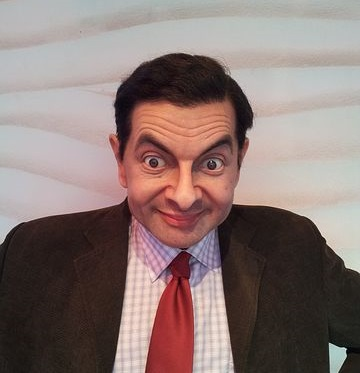
#> input picture bean.png, 360 x 373 px, found by its file name
$ jupyter execute task1.ipynb
#> lines starting #> are read from the running program, lines starting #| are printed output that depends on the picture
<b>Task 1 : Image Transformation using OpenCV</b>

Using mr bean image code the following cells:

[cell 1]
#read image
import cv2
import numpy as np
import matplotlib.pyplot as plt
bean = cv2.imread("../bean.png")
#> bean is the input picture: shape (373, 360, 3); mean B, G, R 115.9, 119.3, 137.8

[cell 2]
bean.shape
#> Out = (373, 360, 3)

[cell 3]
plt.imshow(bean [:,:,::-1])

[cell 4]
beanHSV = cv2.cvtColor(bean, cv2.COLOR_BGR2HSV)
#> beanHSV: shape (373, 360, 3); mean H, S, V 45.1, 57.3, 138.7
plt.imshow(beanHSV)

Q1: Image Translation -> shift of an image from one location to another

[cell 5]
shift_x, shift_y = 30, 50
translation_matrix = np.float32([[1, 0, shift_x], [0, 1, shift_y]])
translated_image = cv2.warpAffine(beanHSV, translation_matrix, (beanHSV.shape[1], beanHSV.shape[0]))
#> translated_image: shape (373, 360, 3); mean H, S, V 39.4, 45.3, 114.2
plt.imshow( translated_image)

[cell 6]
translated_image = cv2.warpAffine(bean, translation_matrix, (bean.shape[1], bean.shape[0]))
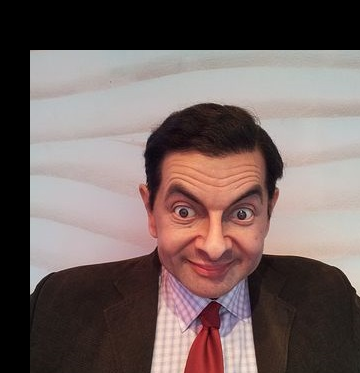
#> translated_image: shape (373, 360, 3); mean B, G, R 95.6, 98, 113.6
plt.imshow( translated_image [: ,: ,::-1])

Q2: Image Reflection -> flip the image horizontally & vertically

[cell 7]
# Flip the image vertically
ver_flip = cv2.flip(bean, 0)
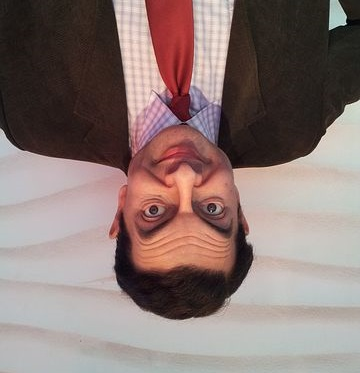
#> ver_flip: shape (373, 360, 3); mean B, G, R 115.9, 119.3, 137.8
plt.imshow(ver_flip [:,:,::-1])

[cell 8]
# Flip the image horizontally
hor_flip = cv2.flip(bean, 1)
plt.imshow(hor_flip[:,:,::-1])

Q3: Image Rotation -> rotate the image in any degree you want eg: (30, 60, 90)

[cell 9]
height, width = bean.shape[:2]
#> height = 373; width = 360

rotation_matrix = cv2.getRotationMatrix2D((width/2, height/2),30, 0.6)
rotated_image = cv2.warpAffine(bean, rotation_matrix, (width, height))
plt.imshow(rotated_image[:,:,::-1])

[cell 10]
rotation_matrix = cv2.getRotationMatrix2D((width/2, height/2),60, 0.6)
rotated_image = cv2.warpAffine(bean, rotation_matrix, (width, height))
plt.imshow(rotated_image[:,:,::-1])

[cell 11]
rotation_matrix = cv2.getRotationMatrix2D((width/2, height/2),90, 0.6)
rotated_image = cv2.warpAffine(bean, rotation_matrix, (width, height))
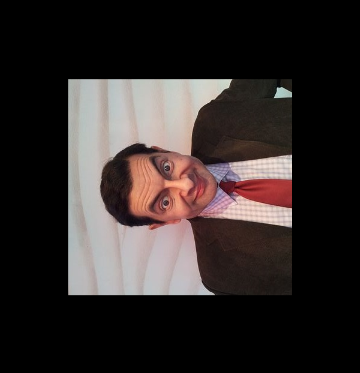
#> rotated_image: shape (373, 360, 3); mean B, G, R 41.8, 43, 49.7
plt.imshow(rotated_image[:,:,::-1])

Q4: Image Scaling -> resize image in any height and width you want eg: (480,640), (720, 800)

[cell 12]
resized1 = cv2.resize(bean, (480, 640))
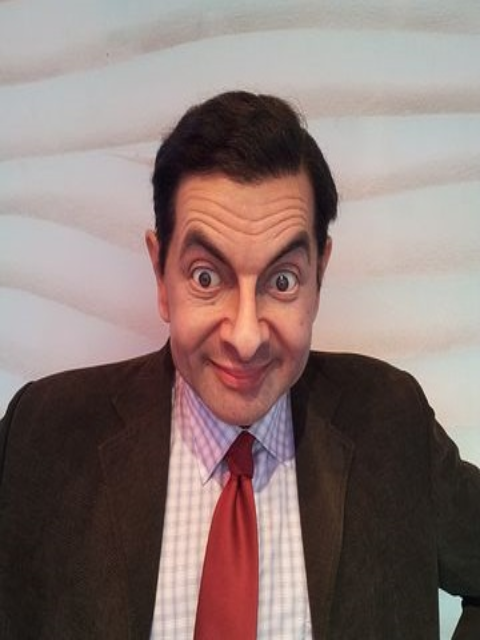
#> resized1: shape (640, 480, 3); mean B, G, R 115.8, 119.2, 137.7
plt.imshow(resized1[:,:,::-1])

[cell 13]
resized1 = cv2.resize(bean, (740, 800))
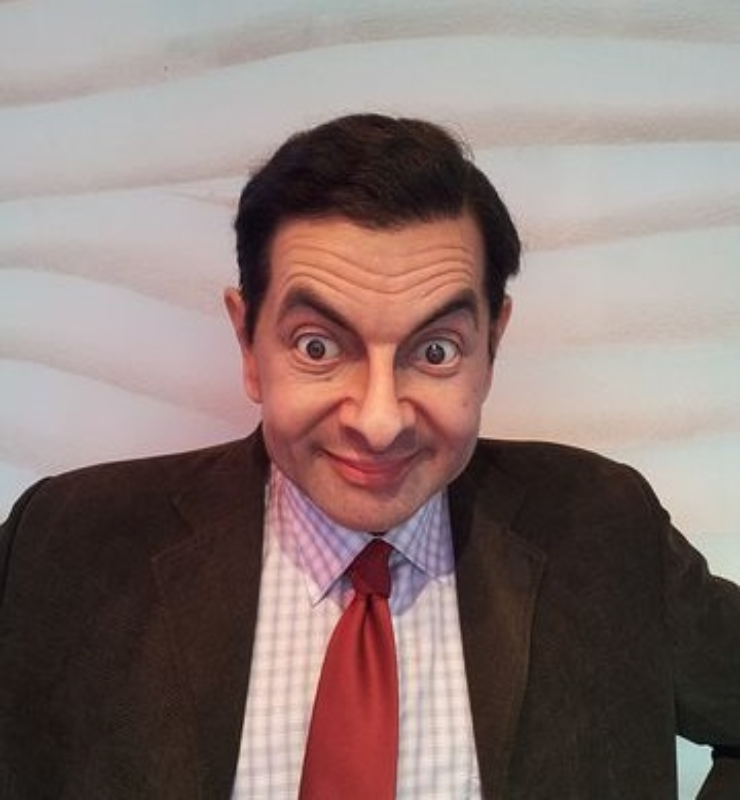
#> resized1: shape (800, 740, 3); mean B, G, R 115.8, 119.2, 137.7
plt.imshow(resized1[:,:,::-1])

Q5: Image Cropping -> remove the background pixel of image (not importent)

[cell 14]
cropped_image = bean[50:300, 100:500]
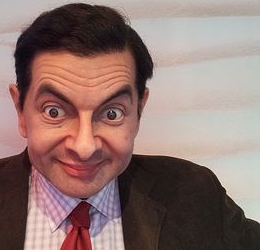
#> cropped_image: shape (250, 260, 3); mean B, G, R 112.1, 116.7, 142.5
plt.imshow(cropped_image[:,:,::-1])

[cell 15]
original_height, original_width = bean.shape[:2]
#> original_height = 373; original_width = 360
expanded_image = np.zeros((original_height, original_width, 3), dtype=np.uint8)
insert_region = expanded_image[50:300, 100:500]
insert_region[:, :] = cropped_image
plt.imshow(expanded_image[:,:,::-1])
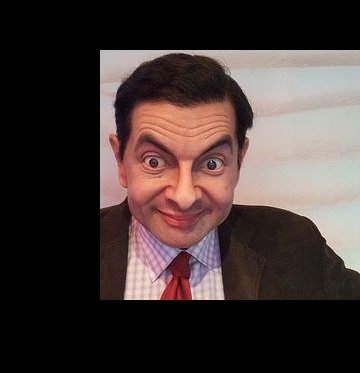
#> shown: shape (373, 360, 3); mean R, G, B 69, 56.5, 54.3

[cell 16]
mask = np.zeros(bean.shape[:2], np.uint8)
rect = (50, 50, bean.shape[1] - 60, bean.shape[0] - 50)
#> rect = (50, 50, 300, 323)
cv2.grabCut(bean, mask, rect, None, None, 5, cv2.GC_INIT_WITH_RECT) # Apply GrabCut
mask2 = np.where((mask == 2) | (mask == 0), 0, 1).astype('uint8')
result = bean * mask2[:, :, np.newaxis]
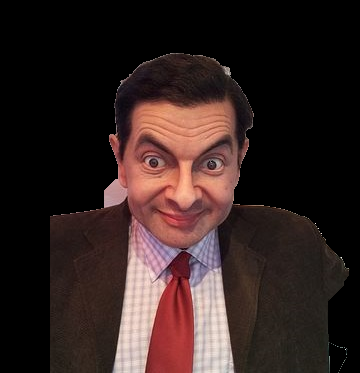
#> result: shape (373, 360, 3); mean B, G, R 32.6, 34.6, 50.2

plt.imshow(result[:,:,::-1])

Q6: Image Shearing -> shear the image once on X-Axis & Y-Axis

[cell 17]
#X-Axis
height, width = bean.shape[:2]
m = np.float32([[1, 0.5, 0], [0, 1, 0], [0, 0, 1]])
sheared_img = cv2.warpPerspective(bean, m, (int(width*1.5), int(height*1.5)))
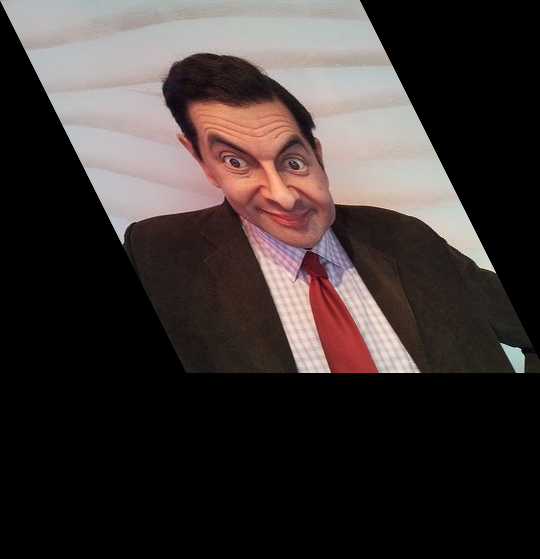
#> sheared_img: shape (559, 540, 3); mean B, G, R 51.6, 53.1, 61.3
plt.imshow( sheared_img[:,:,::-1])

[cell 18]
#Y_Axis
m = np.float32([[1, 0, 0], [0.5, 1, 0], [0, 0, 1]])
sheared_img = cv2.warpPerspective(bean, m, (int(width*1.5), int(height*1.5)))
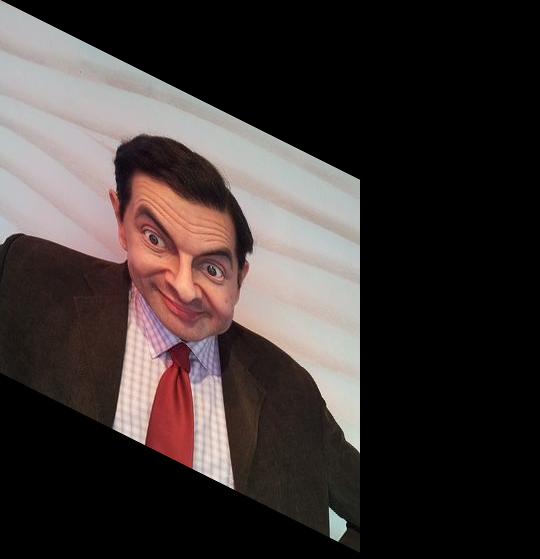
#> sheared_img: shape (559, 540, 3); mean B, G, R 51.6, 53.1, 61.4
plt.imshow( sheared_img[:,:,::-1])
